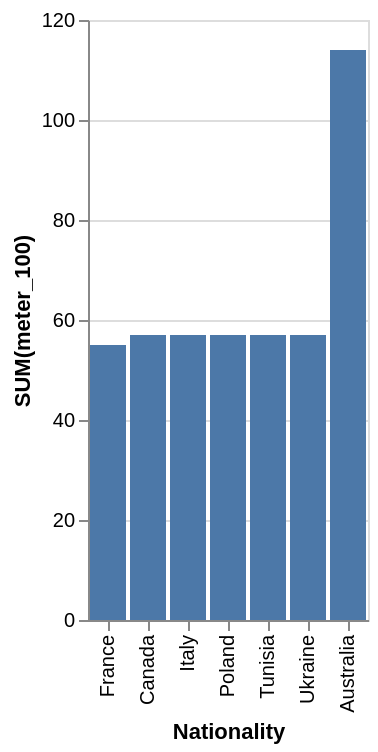

Describe this chart as a Vega-Lite specification.
### Vega-Lite specification from a JSON file in a GitHub repository (floating-point values rounded to 4 significant figures)
{"data": {"values": [{"x_data": "France", "y_data": 55}, {"x_data": "Canada", "y_data": 57}, {"x_data": "Italy", "y_data": 57}, {"x_data": "Poland", "y_data": 57}, {"x_data": "Tunisia", "y_data": 57}, {"x_data": "Ukraine", "y_data": 57}, {"x_data": "Australia", "y_data": 114}]}, "mark": "bar", "encoding": {"x": {"field": "x_data", "type": "nominal", "title": "Nationality", "sort": {"op": "sum", "field": "y_data", "order": "ascending"}}, "y": {"field": "y_data", "type": "quantitative", "title": "SUM(meter_100)"}}}
